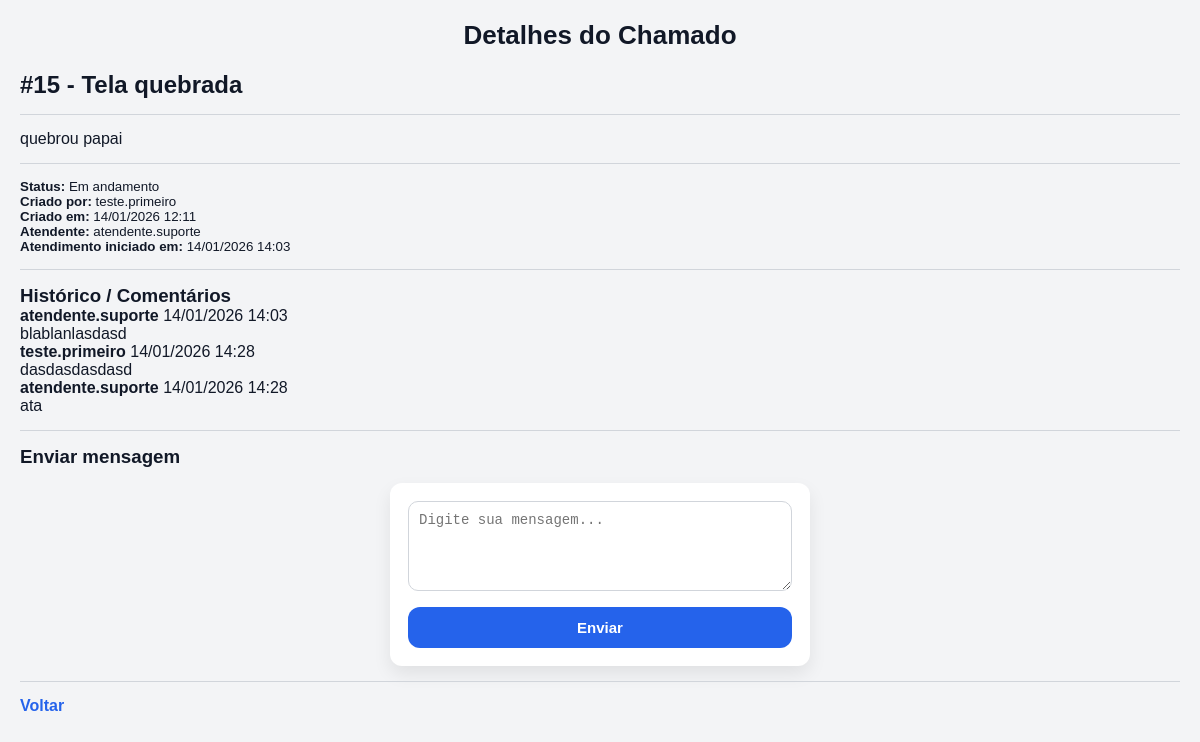
Screenshot of /ticket/15 (signed in) with the database file from the repository.
### tables this page shows
CREATE TABLE tickets (
    id INTEGER PRIMARY KEY AUTOINCREMENT, -- ID único do chamado (auto incremento)

    titulo TEXT NOT NULL,                 -- Título do chamado
    descricao TEXT NOT NULL,              -- Descrição do problema

    status TEXT NOT NULL,                 -- Status do ticket: Aberto | Em andamento | Fechado

    user_id INTEGER NOT NULL,             -- ID do usuário que criou o chamado

    attendant_id INTEGER,                 -- ID do atendente responsável (pode ser NULL)

    created_at TEXT NOT NULL,             -- Data/hora de criação do chamado

    started_at TEXT,                      -- Data/hora de início do atendimento (pode ser NULL)
    closed_at TEXT,                       -- Data/hora de fechamento (pode ser NULL)

    is_hidden INTEGER NOT NULL,           -- 0 = visível | 1 = oculto (soft delete)

    hidden_by INTEGER,                    -- ID de quem ocultou (atendente/admin)
    hidden_at TEXT                        -- Data/hora que foi ocultado
, last_status_at TEXT, last_status_by INTEGER, last_comment_at TEXT, last_comment_by INTEGER, user_seen_at TEXT, attendant_seen_at TEXT, admin_seen_at TEXT, user_seen_comment_id INTEGER, attendant_seen_comment_id INTEGER, admin_seen_comment_id INTEGER, user_seen_status_at TEXT, attendant_seen_status_at TEXT, admin_seen_status_at TEXT);

CREATE TABLE users (
    id INTEGER PRIMARY KEY AUTOINCREMENT,
    username TEXT NOT NULL UNIQUE,
    email TEXT,
    senha TEXT NOT NULL,
    is_admin INTEGER NOT NULL
);

CREATE TABLE ticket_comments (
    id INTEGER PRIMARY KEY AUTOINCREMENT,
    ticket_id INTEGER NOT NULL,
    user_id INTEGER NOT NULL,
    comment TEXT NOT NULL,
    created_at TEXT NOT NULL
);

### app.py (the view, shortened to what this page needs)
@app.route('/ticket/<int:ticket_id>')
def ticket_detail(ticket_id):
    if 'user_id' not in session:
        return redirect(url_for('login'))
    nivel = session.get('nivel')
    conn = get_db_connection()
    cursor = conn.cursor()
    cursor.execute("""
        SELECT
            tickets.id,
            tickets.status,
            tickets.is_hidden,
            tickets.user_id,
            tickets.attendant_id,
            attendant.username AS attendant_name
        FROM tickets
        LEFT JOIN users AS attendant ON tickets.attendant_id = attendant.id
        WHERE tickets.id = ?
    """, (ticket_id,))
    info = cursor.fetchone()
    if not info:
        conn.close()
        flash(f"Chamado Nº: {ticket_id} não encontrado.", "error")
        return redirect(url_for('dashboard'))
    status = info["status"]
    is_hidden = info["is_hidden"]
    atendente = info["attendant_name"] or "—"
    if is_hidden == 1 and nivel != 2:
        conn.close()
        flash(f"Chamado Nº: {ticket_id} não encontrado.", "error")
        return redirect(url_for('dashboard'))
    ticket = None
    if nivel == 2:
        cursor.execute("""
            SELECT
                tickets.id,
                tickets.titulo,
                tickets.descricao,
                tickets.status,
                tickets.created_at,
                tickets.started_at,
                tickets.closed_at,
                tickets.is_hidden,
                creator.username AS creator_name,
                attendant.username AS attendant_name,
                hider.username AS hider_name,
                tickets.hidden_at
            FROM tickets
            JOIN users AS creator ON tickets.user_id = creator.id
            LEFT JOIN users AS attendant ON tickets.attendant_id = attendant.id
            LEFT JOIN users AS hider ON tickets.hidden_by = hider.id
            WHERE tickets.id = ?
        """, (ticket_id,))
        ticket = cursor.fetchone()
    elif nivel == 0:
        cursor.execute("""
            SELECT
                tickets.id,
                tickets.titulo,
                tickets.descricao,
                tickets.status,
                tickets.created_at,
                tickets.started_at,
                tickets.closed_at,
                tickets.is_hidden,
                creator.username AS creator_name,
                attendant.username AS attendant_name,
                hider.username AS hider_name,
                tickets.hidden_at
            FROM tickets
            JOIN users AS creator ON tickets.user_id = creator.id
            LEFT JOIN users AS attendant ON tickets.attendant_id = attendant.id
            LEFT JOIN users AS hider ON tickets.hidden_by = hider.id
            WHERE tickets.id = ?
              AND tickets.user_id = ?
              AND tickets.is_hidden = 0
        """, (ticket_id, session['user_id']))
        ticket = cursor.fetchone()
    cursor.execute("""
        SELECT
            tc.id,
            tc.comment,
            tc.created_at,
            u.username AS author
        FROM ticket_comments tc
        JOIN users u ON tc.user_id = u.id
        WHERE tc.ticket_id = ?
        ORDER BY tc.id ASC
    """, (ticket_id,))
    comments = cursor.fetchall()
    conn.close()
    marcar_ticket_como_visto(ticket_id)
    return render_template('ticket_detail.html', ticket=ticket, comments=comments)

### app.py (called while the page is built)
def get_db_connection():
    conn = sqlite3.connect('database.db')
    conn.row_factory = sqlite3.Row
    return conn

### templates/ticket_detail.html (shortened to what this page needs)
<!DOCTYPE html>
<html lang="pt-br">
<head>
    <link rel="stylesheet" href="{{ url_for('static', filename='style.css') }}">
</head>
<body>
<h1>Detalhes do Chamado</h1>
<h2>#{{ ticket['id'] }} - {{ ticket['titulo'] }}</h2>
<hr>
<p>{{ ticket['descricao'] }}</p>
<hr>
<small>
    <p><strong>Status:</strong>
        {% if ticket['is_hidden'] == 1 %}
            Ocultado
        {% else %}
            {{ ticket['status'] }}
        {% endif %}
    </p>
    <p><strong>Criado por:</strong> {{ ticket['creator_name'] }}</p>
    <p><strong>Criado em:</strong> {{ ticket['created_at'] }}</p>
    {% if ticket['attendant_name'] %}
        <p><strong>Atendente:</strong> {{ ticket['attendant_name'] }}</p>
    {% endif %}
    {% if ticket['started_at'] %}
        <p><strong>Atendimento iniciado em:</strong> {{ ticket['started_at'] }}</p>
    {% endif %}
</small>
<hr>
<h3>Histórico / Comentários</h3>
{% if comments %}
    <div class="comments-box">
        {% for c in comments %}
            <div class="comment-item">
                <div class="comment-header">
                    <strong>{{ c['author'] }}</strong>
                    <span>{{ c['created_at'] }}</span>
                </div>
                <div class="comment-body">
                    {{ c['comment'] }}
                </div>
            </div>
        {% endfor %}
    </div>
{% else %}
    <p class="vazio">Nenhum comentário ainda.</p>
{% endif %}
<hr>
<h3>Enviar mensagem</h3>
<form method="POST" action="{{ url_for('add_comment', ticket_id=ticket['id']) }}">
    <textarea name="comment" rows="4" placeholder="Digite sua mensagem..." required></textarea>
    <button type="submit">Enviar</button>
</form>
<hr>
<p>
    <a href="{{ url_for('dashboard') }}">Voltar</a>
</p>
</body>
</html>

### static/style.css (style rules this page uses)
* { margin: 0; padding: 0; box-sizing: border-box; }
body { font-family: Arial, Helvetica, sans-serif; background: #f3f4f6; color: #111827; padding: 20px; }
h1 { text-align: center; margin-bottom: 20px; font-size: 26px; }
a { color: #2563eb; text-decoration: none; font-weight: bold; }
hr { margin: 15px 0; border: none; border-top: 1px solid #d1d5db; }
form { background-color: #ffffff; width: 100%; max-width: 420px; margin: 15px auto; padding: 18px; border-radius: 12px; box-shadow: 0 8px 18px rgba(0,0,0,0.08); }
textarea { width: 100%; padding: 10px; resize: vertical; border-radius: 10px; border: 1px solid #d1d5db; outline: none; font-size: 14px; min-height: 90px; margin-bottom: 12px; }
button { width: 100%; padding: 12px; background-color: #2563eb; color: white; border: none; cursor: pointer; border-radius: 12px; font-size: 15px; font-weight: bold; transition: 0.2s; }

### rows the page displays
tickets: id "15", titulo "Tela quebrada", descricao "quebrou papai", status "Em andamento", created_at "14/01/2026 12:11", started_at "14/01/2026 14:03"
users: creator_name "teste.primeiro"
users: attendant_name "atendente.suporte"
ticket_comments: author "atendente.suporte", created_at "14/01/2026 14:03", comment "blablanlasdasd"
ticket_comments: author "teste.primeiro", created_at "14/01/2026 14:28", comment "dasdasdasdasd"
ticket_comments: author "atendente.suporte", created_at "14/01/2026 14:28", comment "ata"
